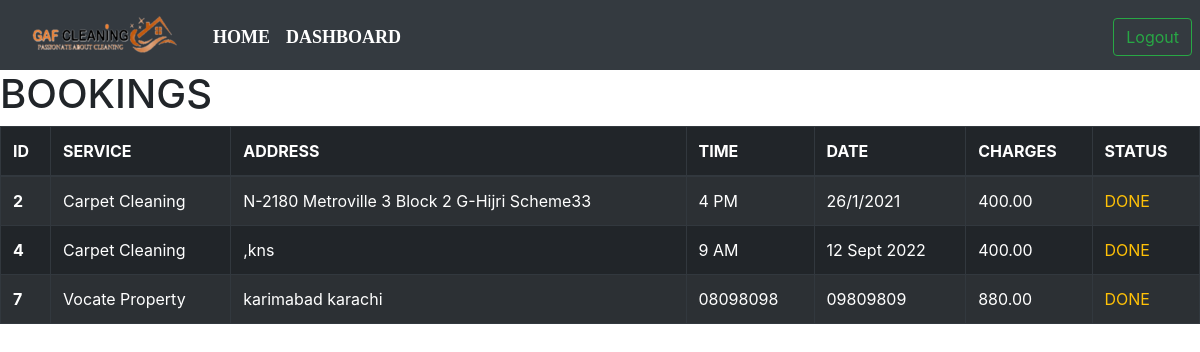
The app's page /customers/6/bookings/ (signed in) with its own data.
### users/models.py (models this page shows, shortened)
class booking(models.Model):
    service = models.ForeignKey(ServiceDetails, null=True, blank=True, on_delete=models.CASCADE)
    address = models.CharField(max_length=50)
    time = models.CharField(max_length=50)
    date = models.CharField(max_length=50)
    status = models.CharField(max_length=50)
    customer = models.ForeignKey(Customer,null=True, blank=True, on_delete=models.CASCADE)
    stipend = models.CharField(max_length=50, null=True, blank=True)
    employee = models.ForeignKey(Employee2, null=True, blank=True, on_delete=models.CASCADE)
    profit = models.CharField(max_length=50, null=True, blank=True)

### pages/models.py (models this page shows, shortened)
class ServiceDetails(models.Model):
    name = models.CharField(max_length=50)
    price = models.DecimalField(max_digits=10, decimal_places=2)
    image = models.ImageField(null=True, blank=True)

### pages/views.py (the view)
# urls.py: path("customers/<int:cust_id>/bookings/",customerBookings, name="booking" ),
def customerBookings(request, cust_id):
    if "Customer" in [g.name for g in request.user.groups.all()]:
        obj = Customer.objects.get(id=cust_id)
        bookings= obj.booking_set.all()
        number= obj.booking_set.count()
        context = {
            "bookings":bookings,
            "count":number
        }
        return render(request,"bookings.html", context)
    else:
        return redirect('home')

### templates/bookings.html (shortened to what this page needs)
{% load static %}
<!DOCTYPE html>
<html lang="en">
<head>
    <link rel="stylesheet" href="{% static 'header.css' %}">
    <link rel="stylesheet" href="https://cdnjs.cloudflare.com/ajax/libs/animate.css/3.7.2/animate.min.css">
    <link rel="stylesheet" href="https://maxcdn.bootstrapcdn.com/bootstrap/4.0.0/css/bootstrap.min.css" >
</head>
<body>
  <nav class="navbar navbar-expand-lg navbar-dark bg-dark">
  <div class="container-fluid mt-1">
    <a href="{% url 'home' %}" class="pull-left" ><img src="{% static 'images/logo1.png' %}"></a>
    <div class="collapse navbar-collapse" id="navbarSupportedContent">
      <ul class="navbar-nav me-auto mb-2 mb-lg-0 mx-4">
        <li class="nav-item">
          <a class="nav-link active" aria-current="page" href="{% url 'home' %}">Home</a>
        </li>
        <li class="nav-item">
          <a class="nav-link active" aria-current="page" href="{% url 'dashboard' %}">Dashboard</a>
        </li>
	    </ul>
        <div class="btn-group mx-2" role="group" aria-label="Basic outlined example"  style="position: absolute; right: 0;">
          <a href="{% url 'logout' %}"><button type="button" class="btn btn-outline-success">Logout</button></a>
        </div>
    </div>
  </div>
</nav>
<div>
    <h1> BOOKINGS </h1>
    <table class="table-bordered table-hover table table-dark table-striped">
        <thead>
            <tr>
                <th scope="col"> ID </th>
                <th scope="col"> SERVICE </th>
                <th scope="col"> ADDRESS </th>
                <th scope="col"> TIME </th>
                <th scope="col"> DATE </th>
                <th scope="col"> CHARGES </th>
                <th scope="col"> STATUS</th>
            </tr>
        </thead>
        {% for obj in bookings %}
        <tr>
            <th scope="row"> {{ obj.id }} </th>
            <td> {{obj.service.name}} </td>
            <td> {{ obj.address }} </td>
            <td> {{ obj.time }} </td>
            <td> {{ obj.date }} </td>
            <td> {{ obj.service.price }} </td>
            <td class="btn-outline-warning"> {{ obj.status }} </td>
        </tr>
        {% endfor %}
    </table>
</div>

### static/header.css (style rules this page uses)
.navbar-nav a { font-family: consolas; font-size: 18px; text-transform: uppercase; font-weight: bold; }
.navbar-nav { text-align: center; }
.nav-link { padding: .2rem 1rem; }
button { color: #f06e03; padding: 10px 25px; background: transparent; border: 3px solid rgb(0, 0, 0); border-radius: 20px; outline: none; cursor: pointer; }
body { padding: 0; margin: 0; background-color: #17141d; color: white; font-family: 'DM Mono', monospace; }

### records on screen
booking: id "2", service.name "Carpet Cleaning", address "N-2180 Metroville 3 Block 2 G-Hijri Scheme33", time "4 PM", date "26/1/2021", service.price "400.00", status "DONE"
booking: id "4", service.name "Carpet Cleaning", address ",kns", time "9 AM", date "12 Sept 2022", service.price "400.00", status "DONE"
booking: id "7", service.name "Vocate Property", address "karimabad karachi", time "08098098", date "09809809", service.price "880.00", status "DONE"
